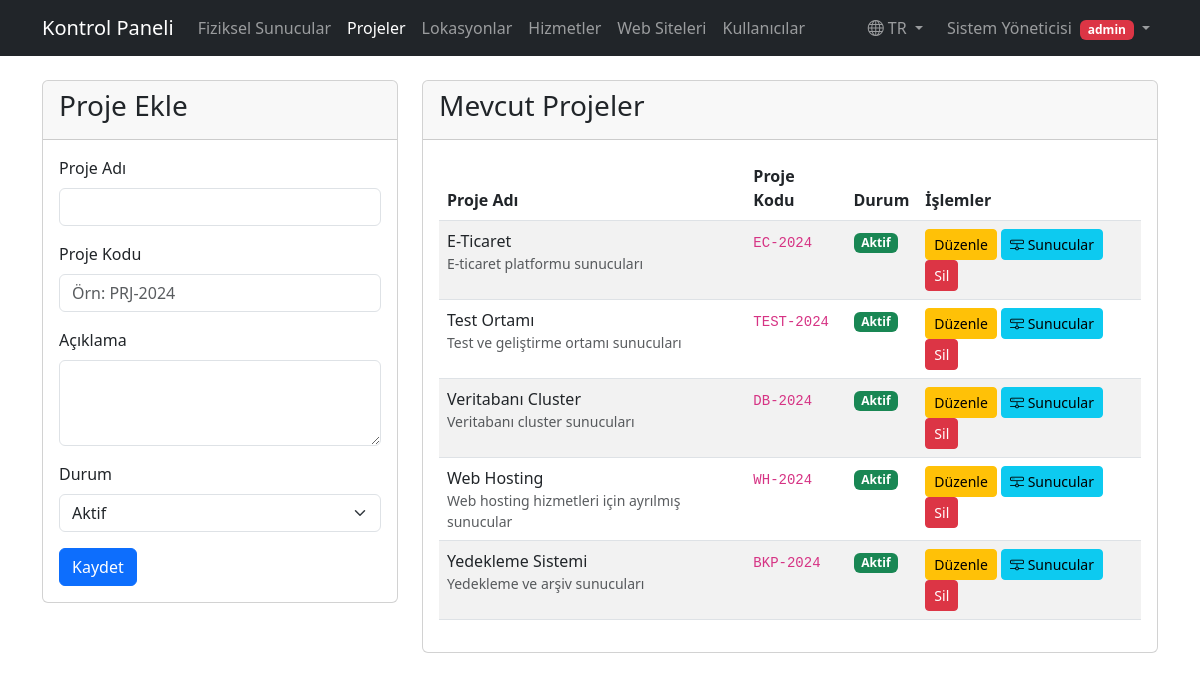
The page /proje_ekle.php (signed in) on the database its author committed.
### tables this page shows
CREATE TABLE IF NOT EXISTS projeler (
    id INT AUTO_INCREMENT PRIMARY KEY,
    proje_adi VARCHAR(100) NOT NULL,
    proje_kodu VARCHAR(50),
    aciklama TEXT,
    durum ENUM('Aktif', 'Pasif', 'Tamamlandı') DEFAULT 'Aktif',
    olusturma_tarihi TIMESTAMP DEFAULT CURRENT_TIMESTAMP
);

### config/language.php (called while the page is built, shortened)
<?php
class Language
{
    private static $instance = null;
    private $messages = [];
    private $currentLang = 'tr';
    public static function getInstance()
    {
        if (self::$instance === null) {
            self::$instance = new self();
        }
        return self::$instance;
    }
    private function loadLanguage()
    {
        $langFile = dirname(__DIR__) . '/languages/' . $this->currentLang . '/messages.php';
        if (file_exists($langFile)) {
            $this->messages = require $langFile;
        }
    }
    public function get($key, $params = [])
    {
        $message = isset($this->messages[$key]) ? $this->messages[$key] : $key;
        return $message;
    }
    public function getCurrentLang()
    {
        return $this->currentLang;
    }
}

### proje_ekle.php (the view, shortened to what this page needs)
<?php
require_once __DIR__ . '/config/database.php';
require_once __DIR__ . '/config/language.php';
$language = Language::getInstance();
$duzenle_mod = false;
$proje = null;
$sql_projeler = "SELECT p.*,
                (SELECT COUNT(*) FROM fiziksel_sunucular WHERE proje_id = p.id) as fiziksel_sayi,
                (SELECT COUNT(*) FROM sanal_sunucular WHERE proje_id = p.id) as sanal_sayi
                FROM projeler p
                ORDER BY p.proje_adi";
$result_projeler = mysqli_query($conn, $sql_projeler);
?>
<!DOCTYPE html>
<html lang="<?php echo $language->getCurrentLang(); ?>">
<head>
    <link href="https://cdn.jsdelivr.net/npm/bootstrap@5.3.0/dist/css/bootstrap.min.css" rel="stylesheet">
    <link rel="stylesheet" href="https://cdn.jsdelivr.net/npm/bootstrap-icons@1.11.3/font/bootstrap-icons.min.css">
</head>
<body>
    <?php require_once __DIR__ . '/header.php'; ?>
    <div class="container">
        <div class="row">
            <div class="col-md-4">
                <div class="card">
                    <div class="card-header">
                        <h1 class="card-title h3">
                            <?php echo $duzenle_mod ? $language->get('edit_project') : $language->get('add_new_project'); ?>
                        </h1>
                    </div>
                    <div class="card-body">
                        <form method="POST">
                            <div class="mb-3">
                                <label for="proje_adi" class="form-label"><?php echo $language->get('project_name'); ?></label>
                                <input type="text" class="form-control" id="proje_adi" name="proje_adi"
                                    value="<?php echo $duzenle_mod ? $proje['proje_adi'] : (isset($_POST['proje_adi']) ? $_POST['proje_adi'] : ''); ?>" required>
                            </div>
                            <div class="mb-3">
                                <label for="proje_kodu" class="form-label"><?php echo $language->get('project_code'); ?></label>
                                <input type="text" class="form-control" id="proje_kodu" name="proje_kodu"
                                    value="<?php echo $duzenle_mod ? $proje['proje_kodu'] : (isset($_POST['proje_kodu']) ? $_POST['proje_kodu'] : ''); ?>"
                                    placeholder="<?php echo $language->get('project_code_placeholder'); ?>" required>
                            </div>
                            <div class="mb-3">
                                <label for="aciklama" class="form-label"><?php echo $language->get('description'); ?></label>
                                <textarea class="form-control" id="aciklama" name="aciklama" rows="3"><?php
                                                                                                        ?></textarea>
                            </div>
                            <div class="mb-3">
                                <label for="durum" class="form-label"><?php echo $language->get('status'); ?></label>
                                <select class="form-select" id="durum" name="durum" required>
                                    <?php
                                    $durumlar = array('Aktif' => 'active', 'Pasif' => 'passive', 'Tamamlandı' => 'completed');
                                    foreach ($durumlar as $tr => $en) {
                                        $selected = '';
                                        if ($duzenle_mod && $proje['durum'] == $tr) {
                                            $selected = 'selected';
                                        } elseif (!$duzenle_mod && isset($_POST['durum']) && $_POST['durum'] == $tr) {
                                            $selected = 'selected';
                                        } elseif (!$duzenle_mod && !isset($_POST['durum']) && $tr == 'Aktif') {
                                            $selected = 'selected';
                                        }
                                        echo "<option value='$tr' $selected>" . $language->get($en) . "</option>";
                                    }
                                    ?>
                                </select>
                            </div>
                            <button type="submit" class="btn btn-primary">
                                <?php echo $duzenle_mod ? $language->get('update') : $language->get('save'); ?>
                            </button>
                        </form>
                    </div>
                </div>
            </div>
            <div class="col-md-8">
                <div class="card">
                    <div class="card-header">
                        <h2 class="card-title h3"><?php echo $language->get('existing_projects'); ?></h2>
                    </div>
                    <div class="card-body">
                        <div class="table-responsive">
                            <table class="table table-hover table-striped table-responsive">
                                <thead>
                                    <tr>
                                        <th><?php echo $language->get('project_name'); ?></th>
                                        <th><?php echo $language->get('project_code'); ?></th>
                                        <th><?php echo $language->get('status'); ?></th>
                                        <th><?php echo $language->get('actions'); ?></th>
                                    </tr>
                                </thead>
                                <tbody>
                                    <?php
                                    mysqli_data_seek($result_projeler, 0);
                                    while ($row = mysqli_fetch_assoc($result_projeler)):
                                    ?>
                                        <tr>
                                            <td>
                                                <?php echo $row['proje_adi']; ?>
                                                <?php if ($row['aciklama']): ?>
                                                    <small class="d-block text-muted"><?php echo $row['aciklama']; ?></small>
                                                <?php endif; ?>
                                            </td>
                                            <td><code><?php echo $row['proje_kodu']; ?></code></td>
                                            <td>
                                                <span class="badge bg-<?php
                                                                        echo $row['durum'] == 'Aktif' ? 'success' : ($row['durum'] == 'Pasif' ? 'warning' : 'secondary');
                                                                        ?>"><?php echo $language->get($row['durum'] == 'Aktif' ? 'active' : ($row['durum'] == 'Pasif' ? 'passive' : 'completed')); ?></span>
                                            </td>
                                            <td>
                                                <a href="proje_ekle.php?id=<?php echo $row['id']; ?>" class="btn btn-sm btn-warning"><?php echo $language->get('edit'); ?></a>
                                                <a href="proje_sunucu.php?id=<?php echo $row['id']; ?>" class="btn btn-sm btn-info">
                                                    <i class="bi bi-hdd-network"></i> <?php echo $language->get('servers'); ?>
                                                </a>
                                                <?php if ($row['fiziksel_sayi'] == 0 && $row['sanal_sayi'] == 0): ?>
                                                    <a href="proje_sil.php?id=<?php echo $row['id']; ?>"
                                                        class="btn btn-sm btn-danger"
                                                        onclick="return confirm('<?php echo $language->get('confirm_delete_project'); ?>')"><?php echo $language->get('delete'); ?></a>
                                                <?php endif; ?>
                                            </td>
                                        </tr>
                                    <?php endwhile; ?>
                                </tbody>
                            </table>
                        </div>
                    </div>
                </div>
            </div>
        </div>
    </div>
</body>
</html>

### rows shown on the page
projeler: proje_adi "E-Ticaret", aciklama "E-ticaret platformu sunucuları", proje_kodu "EC-2024", durum "Aktif"
projeler: proje_adi "Test Ortamı", aciklama "Test ve geliştirme ortamı sunucuları", proje_kodu "TEST-2024", durum "Aktif"
projeler: proje_adi "Veritabanı Cluster", aciklama "Veritabanı cluster sunucuları", proje_kodu "DB-2024", durum "Aktif"
projeler: proje_adi "Web Hosting", aciklama "Web hosting hizmetleri için ayrılmış sunucular", proje_kodu "WH-2024", durum "Aktif"
projeler: proje_adi "Yedekleme Sistemi", aciklama "Yedekleme ve arşiv sunucuları", proje_kodu "BKP-2024", durum "Aktif"

### other values the page prints
$language->get('dashboard') "Kontrol Paneli"
$language->get('physical_servers') "Fiziksel Sunucular"
$language->get('projects') "Projeler"
$language->get('locations') "Lokasyonlar"
$language->get('services') "Hizmetler"
$language->get('web_sites') "Web Siteleri"
$language->get('users') "Kullanıcılar"
$language->getCurrentLang() "TR"
$_SESSION['ad_soyad'] "Sistem Yöneticisi"
$_SESSION['rol'] "admin"
$language->get('add_new_project') "Proje Ekle"
$language->get('project_name') "Proje Adı"
$language->get('project_code') "Proje Kodu"
$language->get('description') "Açıklama"
$language->get('status') "Durum"
